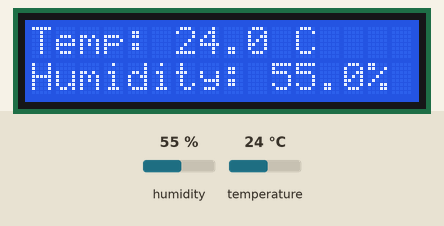
This program was run on a simulated ESP32 board running MicroPython. On the bench: 16×2 character LCD. Wiring (from the project's diagram.json): DHT22 sensor on GPIO 15. Inputs (shaded band) come from the test bench; at power-on: humidity 55 %, temperature 24 °C. WiFi joins after 1.5 s; no MQTT or app messages arrive unless stated; library files of the repository ran but are not shown: i2c_lcd.py; what the program prints to the serial console is not drawn.

Above: at 4.9 s.
5.0 s: humidity set to 22 %
At 8.1 s:
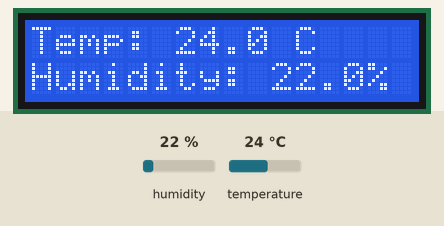
9.3 s: temperature set to 12 °C
At 10.6 s:
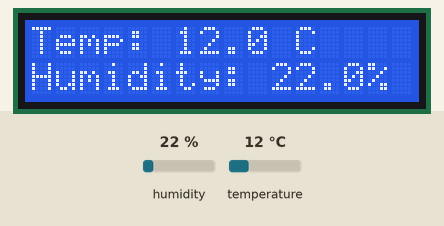
13.4 s: humidity set to 40 %
At 15.5 s:
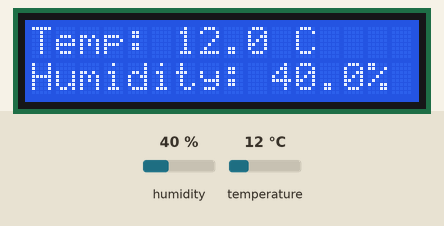
17.5 s: temperature set to 19 °C
At 19.2 s:
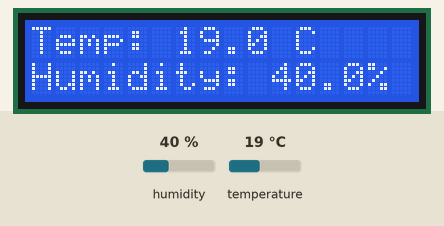
Timing chart, 0 to 20.7 s (numbered marks = the images above; inputs shaded):
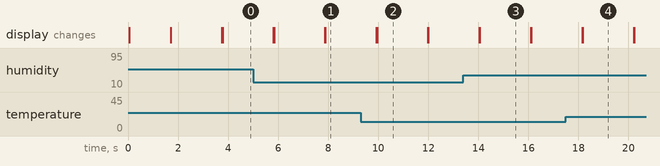

The program:

main.py
```python
import network
import time
from machine import Pin, I2C
import dht
import ujson
from umqtt.simple import MQTTClient
from i2c_lcd import I2cLcd  # Import the custom I2C_LCD class
import ussl as ssl

# MQTT Server Parameters
MQTT_CLIENT_ID = "ESP32-001"
MQTT_BROKER    = "a23sutvtpz6muq-ats.iot.ap-southeast-1.amazonaws.com"
MQTT_TOPIC     = "test"

# DHT22 sensor setup
sensor = dht.DHT22(Pin(15))

# I2C and LCD setup (adjust the I2C address if necessary)
i2c = I2C(0, sda=Pin(21), scl=Pin(22), freq=400000)  # SDA to pin 27, SCL to pin 26
I2C_ADDR = 0x27  # Default I2C address for the LCD
lcd = I2cLcd(i2c, I2C_ADDR, 2, 16)  # Assuming a 16x2 LCD

# Private key and certificate (paste the contents here as strings)
key_data = """
-----BEGIN RSA PRIVATE KEY-----
MIIEowIBAAKCAQEA40vgDoDotAi9FyayvIlOMP0id6mzmDFRA0xHoRh1pNdgpnLY
/dSbhdCE40AiHo1qxqEs4JnWuPPzPrho4CwbnpxMaWtCpaLBODqagLGOfOoNJ7ua
IR5dVck6cIb0kESA/4N8pqBioroCflIZeYiSkHEJDvjqpw0D4IU5Ovz6DZrrJ1Ln
o/U67VevzKQ2Pz6ufBh76Qb3whCb+OQ9oKzK1eGdqKkyuO88Raag0BXhZ+Nymd6y
ZSmleSwDMM8NCQg6Lx5V3k4CcBkvATOYNoQ7MGCPsItE/NIsCItnn7Iq5UDfQDr3
587wi205oRS8/7ynCurkltafFB7jdfyF5rXeOQIDAQABAoIBAET9XsCIOBmNHXfN
cyrusiEEdFXF2JE1RtWtbYBkIDEsflWHPn2s7perNuqTKMgFPIeVnD1/9ECnKwm6
h3qjaK632imVOOF1iRg8EXFGc21OzTdmJd4vjTzgmzBUhh7T7COiEU+yFr41n1Qg
L0NIRNQ6uvkkbHTP6oFXbouNBYjjDlSF3kjaS7tjJCLjF3gKKelmp0F4riTzAd0z
7In0gaaIrUn5ptc5mXk5ZPIK/2+8oj2NTHw0tubCwrkWfHAcdfs6lF8jBZLoolvz
AtC6xXl1G+leQBefmcFvceSVyZWtW58D5/AKrII1oMOTSJysDhsYnC++tubkLrdO
CwN0IgECgYEA8zGFncxnxW4GNR4FKGu+lCW8coAZg1fPo7qQyc+RsyKYWiF5Y2Qa
Vr2V+ADgiEqRG/y0T1vR6u5c3XItGWZ+IBzPJbCtfirH7qRApBVHXiznMljNZ9kY
5mgQ6GPO5RVX24MZzq8fqkKMd+c5xAeV2YtJ56v4Dxco02aZBGWKxBECgYEA70QL
vyAT3Eb24lUpmjfCLO0ux3cIiYADn4tQZI4emSDaVL0zZyDvp/qeP1aYoU2OO7bb
6H/hi/YejxIQGE4nza6kB2/jEY2QZgmWq2UQt+UezBdq9ynNVKUlxdyA0aIbwVPP
ya3QoA0IdaBFK1C8kWIY1oKj/3gBXgEemTd2f6kCgYAE0BkV22K+XIQQ7wwpFaDK
68hD99cJa2Z3lgyhgdMfWXLsbbcqSWPgDZZ3NwU6jUc7549l9qo73QXHeCf+VbHv
TsKmu01jrtMQHP4OgUFNUtQsgedmw7wjazHSd48zp216saiEF6EnzHNdOB1DjObh
TEllJVkea1XqgSBMHvpVEQKBgQC8epPuSSyb92MARCnzjDzv+x9Ajaox9p/kDHCV
5caAxfp3ilt1v+JKJwiFyIePeXKz44Y0Dpj0EjtcZNQ88UQ1qH8aRK9Q4n1/g8om
1gRneJvcFg5zCYDwTvAEf4ESomrOzmD+9GdFzT5+unQCfSUuOWJriJn74uLg1Gzw
MVqtkQKBgG2DuPf1NazRqwTx6Rh5pMiochp+aEWp9mQAiftndhTQMcz5bMsYZiZ2
tAsP0fipjEWXXD7ohH7PbaORSyvUjUn2NrA0k6lIEZlNTOIv6gUFwyynggJfpDog
TMLWw0xRa7Umd5261FuZO6cFskqxUT0rVqYcJwPq/9z4Y/OWXRgE
-----END RSA PRIVATE KEY-----
"""

cert_data = """
-----BEGIN CERTIFICATE-----
MIIDWjCCAkKgAwIBAgIVAMLFyQVxqWVsqu7pI/s1cf9Vi7GHMA0GCSqGSIb3DQEB
CwUAME0xSzBJBgNVBAsMQkFtYXpvbiBXZWIgU2VydmljZXMgTz1BbWF6b24uY29t
IEluYy4gTD1TZWF0dGxlIFNUPVdhc2hpbmd0b24gQz1VUzAeFw0yNDEwMDgwMjE5
MjFaFw00OTEyMzEyMzU5NTlaMB4xHDAaBgNVBAMME0FXUyBJb1QgQ2VydGlmaWNh
dGUwggEiMA0GCSqGSIb3DQEBAQUAA4IBDwAwggEKAoIBAQDjS+AOgOi0CL0XJrK8
iU4w/SJ3qbOYMVEDTEehGHWk12Cmctj91JuF0ITjQCIejWrGoSzgmda48/M+uGjg
LBuenExpa0KlosE4OpqAsY586g0nu5ohHl1VyTpwhvSQRID/g3ymoGKiugJ+Uhl5
iJKQcQkO+OqnDQPghTk6/PoNmusnUuej9TrtV6/MpDY/Pq58GHvpBvfCEJv45D2g
rMrV4Z2oqTK47zxFpqDQFeFn43KZ3rJlKaV5LAMwzw0JCDovHlXeTgJwGS8BM5g2
hDswYI+wi0T80iwIi2efsirlQN9AOvfnzvCLbTmhFLz/vKcK6uSW1p8UHuN1/IXm
td45AgMBAAGjYDBeMB8GA1UdIwQYMBaAFDjd7jUnk8YcAzqEZS+3WV9WzQajMB0G
A1UdDgQWBBQqSBkX74xeYNhC1J87oOrgF/1gCDAMBgNVHRMBAf8EAjAAMA4GA1Ud
DwEB/wQEAwIHgDANBgkqhkiG9w0BAQsFAAOCAQEAnwrjVIbK1Z0XqfWoJRf7Fozw
GfmORlMI90kQR1QPJ5UveeVxdgmmKbT1YXBpDMoOV4H14XOP3CciFvaCaF42+csj
5YVsMIqFXVWrsYzwYWBBCtDw2MM6h875njG6GHf2fPoH/ruQSl99H+ZSQCU3ec22
7YVS/Lm8F4MPTdYeX0mdce1wsCaYNzHBylZnp35/XC3FnCDktUgmI2f9BJ/jr3vS
vwaCKDFTVEn0SAmR1S+V08KoLSMY9RYYjdVQXGgnGOZEgTEOs9vyGwMgiSE4pNon
VRGT+Xm3OKQTWudRL3bBHZNrllAVUQlkoKkle0X/Xnt2lS6X09GqxwPNq9vy4w==
-----END CERTIFICATE-----
"""

ca_data = """
-----BEGIN CERTIFICATE-----
MIIDQTCCAimgAwIBAgITBmyfz5m/jAo54vB4ikPmljZbyjANBgkqhkiG9w0BAQsF
ADA5MQswCQYDVQQGEwJVUzEPMA0GA1UEChMGQW1hem9uMRkwFwYDVQQDExBBbWF6
b24gUm9vdCBDQSAxMB4XDTE1MDUyNjAwMDAwMFoXDTM4MDExNzAwMDAwMFowOTEL
MAkGA1UEBhMCVVMxDzANBgNVBAoTBkFtYXpvbjEZMBcGA1UEAxMQQW1hem9uIFJv
b3QgQ0EgMTCCASIwDQYJKoZIhvcNAQEBBQADggEPADCCAQoCggEBALJ4gHHKeNXj
ca9HgFB0fW7Y14h29Jlo91ghYPl0hAEvrAIthtOgQ3pOsqTQNroBvo3bSMgHFzZM
9O6II8c+6zf1tRn4SWiw3te5djgdYZ6k/oI2peVKVuRF4fn9tBb6dNqcmzU5L/qw
IFAGbHrQgLKm+a/sRxmPUDgH3KKHOVj4utWp+UhnMJbulHheb4mjUcAwhmahRWa6
VOujw5H5SNz/0egwLX0tdHA114gk957EWW67c4cX8jJGKLhD+rcdqsq08p8kDi1L
93FcXmn/6pUCyziKrlA4b9v7LWIbxcceVOF34GfID5yHI9Y/QCB/IIDEgEw+OyQm
jgSubJrIqg0CAwEAAaNCMEAwDwYDVR0TAQH/BAUwAwEB/zAOBgNVHQ8BAf8EBAMC
AYYwHQYDVR0OBBYEFIQYzIU07LwMlJQuCFmcx7IQTgoIMA0GCSqGSIb3DQEBCwUA
A4IBAQCY8jdaQZChGsV2USggNiMOruYou6r4lK5IpDB/G/wkjUu0yKGX9rbxenDI
U5PMCCjjmCXPI6T53iHTfIUJrU6adTrCC2qJeHZERxhlbI1Bjjt/msv0tadQ1wUs
N+gDS63pYaACbvXy8MWy7Vu33PqUXHeeE6V/Uq2V8viTO96LXFvKWlJbYK8U90vv
o/ufQJVtMVT8QtPHRh8jrdkPSHCa2XV4cdFyQzR1bldZwgJcJmApzyMZFo6IQ6XU
5MsI+yMRQ+hDKXJioaldXgjUkK642M4UwtBV8ob2xJNDd2ZhwLnoQdeXeGADbkpy
rqXRfboQnoZsG4q5WTP468SQvvG5
-----END CERTIFICATE-----
"""

# WiFi connection
print("Connecting to WiFi", end="")
sta_if = network.WLAN(network.STA_IF)
sta_if.active(True)
sta_if.connect('Wokwi-GUEST', '')
while not sta_if.isconnected():
    print(".", end="")
    time.sleep(0.1)
print(" Connected!")

# MQTT setup
print("Connecting to MQTT server... ", end="")

ssl_params = {
    'key': key_data,
    'cert': cert_data,
    'cadata':ca_data
}
client = MQTTClient(
    MQTT_CLIENT_ID,
    MQTT_BROKER,
    ssl=True,
    ssl_params=ssl_params,
    port=8883
)

client.connect()

print("Connected!")

# Display welcome message on LCD
lcd.clear()
lcd.putstr("Weather Station")
time.sleep(2)

prev_weather = ""
while True:
    print("Measuring weather conditions... ", end="")
    sensor.measure()
    temp = sensor.temperature()
    humidity = sensor.humidity()

    # Format the message for MQTT
    message = ujson.dumps({
        "temp": temp,
        "humidity": humidity,
    })

    # Display temperature and humidity on the LCD
    lcd.clear()
    lcd.putstr("Temp: {:.1f} C".format(temp))
    lcd.move_to(0, 1)
    lcd.putstr("Humidity: {:.1f}%".format(humidity))

    # Publish to MQTT if there is a change in the readings
    if message != prev_weather:
        print("Updated!")
        print("Reporting to MQTT topic {}: {}".format(MQTT_TOPIC, message))
        client.publish(MQTT_TOPIC, message)
        prev_weather = message
    else:
        print("No change")

    time.sleep(2)
```

Measured:
- after the input at 5.0 s, the display: first differs from a run without the input after 0.84 s (image 1)
- after the input at 9.3 s, the display: first differs from a run without the input after 0.65 s (image 2)
- after the input at 13.4 s, the display: first differs from a run without the input after 0.67 s (image 3)
- after the input at 17.5 s, the display: first differs from a run without the input after 0.68 s (image 4)
- what the display in image 2 shows lasts 2.0 s, from 10.0 s to 12.0 s
